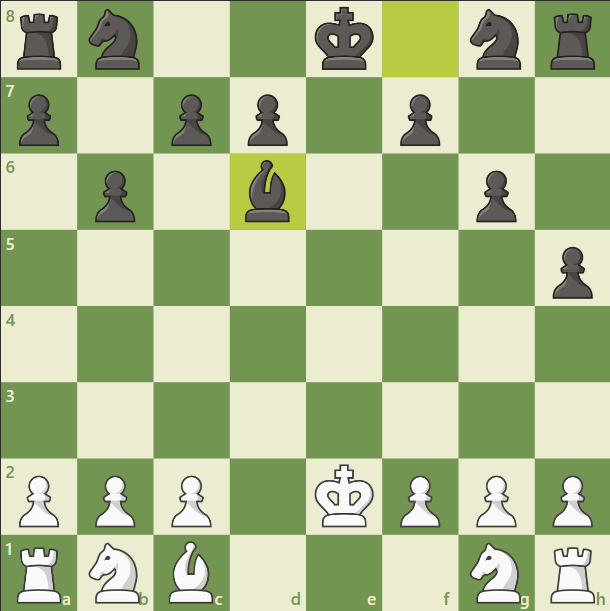
#> input picture debug_capture.png, 610 x 611 px
$ python -i board_recognition.py   (imports and definitions only)
#> lines starting #> are read from the running program, lines starting #| are printed output that depends on the picture; after the words box and inside, x2 and y2 are one past the last pixel; in counts of white or black regions, pixels touching at a corner belong together
#> further down, picture is the input picture: shape (611, 610, 3); mean B, G, R 142.7, 187, 172
# board_recognition.py
import cv2
import numpy as np
import chess
import os
import logging
from config import PIECE_THEME, CONFIDENCE_THRESHOLD, DEBUG_MODE, LAST_BOARD_IMG_PATH

# Load piece templates
PIECE_TEMPLATES = {}
# [10 lines not run here, left out]

def find_chessboard(image):
    """
    Finds the largest square contour in the image, assumed to be the chessboard.
    Returns the cropped chessboard image.
    """
    gray = cv2.cvtColor(image, cv2.COLOR_BGR2GRAY)
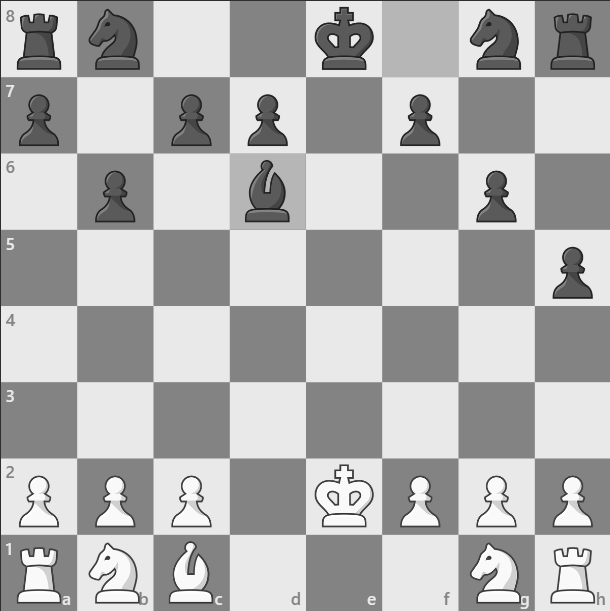
#> gray: shape (611, 610); min 28, max 255, mean 177.6
    blurred = cv2.GaussianBlur(gray, (5, 5), 0)
    edges = cv2.Canny(blurred, 50, 150)
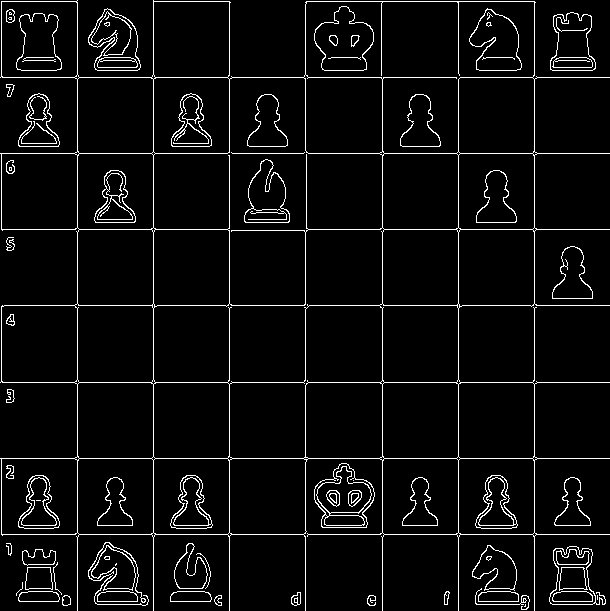
#> edges: shape (611, 610); 5.1% white in thin lines or dots

    contours, _ = cv2.findContours(edges, cv2.RETR_EXTERNAL, cv2.CHAIN_APPROX_SIMPLE)
#> contours = 34 contours, 11 with area under 20; largest, box (x1, y1, x2, y2) and area: (0, 0, 610, 611) 243566, (314, 463, 375, 528) 2695, (88, 8, 141, 71) 2224, (549, 546, 606, 605) 2026, (550, 12, 596, 71) 1979

    largest_area = 0
    best_contour = None
    for contour in contours:
        area = cv2.contourArea(contour)
        if area > largest_area:
            peri = cv2.arcLength(contour, True)
            approx = cv2.approxPolyDP(contour, 0.02 * peri, True)
            if len(approx) == 4:
                largest_area = area
                best_contour = approx
#> this loop made 34 passes
#> (area, peri, largest_area, best_contour) on pass 15: (533, 96.49, 533, [[27, 567], [25, 589], [52, 589], [50, 567]])
#> (area, peri) on passes 4 to 9: (45, 36.14), (71, 32.49), (90.5, 39.9), (376.5, 95.9), (45.5, 33.07), (383.5, 96.73)
#> after the loop, approx = contour of 9 points, box (x1, y1, x2, y2) (1, 1, 610, 611), area 303848; largest_area = 533; peri = 5643.9

    if best_contour is not None:
        x, y, w, h = cv2.boundingRect(best_contour)
#> x = 25; y = 567; w = 28; h = 23
        return image[y:y+h, x:x+w]
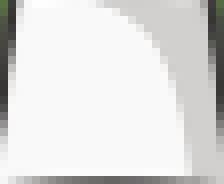
#> returned value: shape (23, 28, 3) (shown 8 times larger); mean of channels 0, 1, 2 221.7, 222.4, 222.6; drawn as B, G, R

    logging.warning("Chessboard not detected.")
    return None

def identify_piece(square_img):
    """
    Identifies a piece on a given square image using template matching.
    """
    best_match = None
    max_val = CONFIDENCE_THRESHOLD  # Start with the threshold

    # Use the alpha channel for matching if available
    for piece_code, template in PIECE_TEMPLATES.items():
        # Ensure template is not larger than the square
        if template.shape[0] > square_img.shape[0] or template.shape[1] > square_img.shape[1]:
            continue

        res = cv2.matchTemplate(square_img, template, cv2.TM_CCOEFF_NORMED)
        _, current_max, _, _ = cv2.minMaxLoc(res)

        if current_max > max_val:
            max_val = current_max
            best_match = piece_code

    return best_match

def image_to_fen(image, is_flipped=False):
    """
    Converts a chessboard image to a FEN string.
    """
    board_img = find_chessboard(image)
    if board_img is None:
        return None

#> (the run stopped early here; a loop or call above may not have finished)
